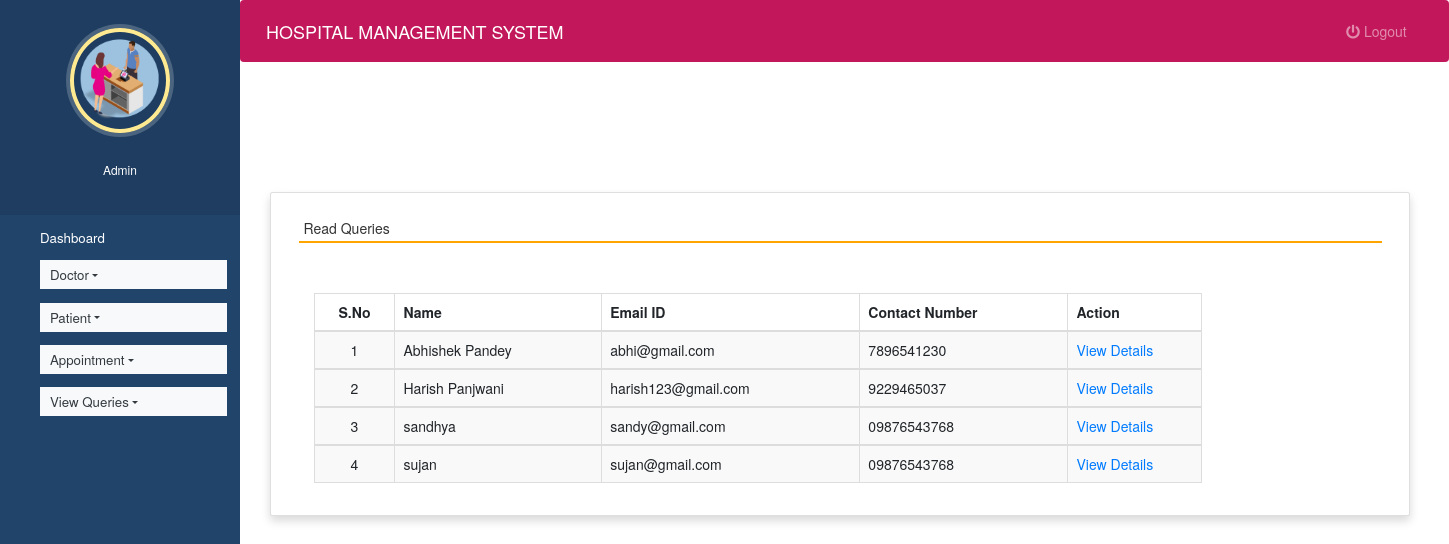
Screenshot of /read_queries (signed in) with the database file from the repository.
### hospitals/models.py (models this page shows, shortened)
class Contact(models.Model):
    name = models.CharField(max_length=100, null=True)
    contact = models.CharField(max_length=15, null=True)
    email = models.CharField(max_length=50, null=True)
    subject = models.CharField(max_length=100, null=True)
    message = models.CharField(max_length=300, null=True)
    msgdate = models.DateField(null=True)
    isread = models.CharField(max_length=10,null=True)

### hospitals/views.py (the view)
# urls.py: path('read_queries', read_queries, name='read_queries'),
def read_queries(request):
    if not request.user.is_authenticated:
        return redirect('login')
    contact = Contact.objects.filter(isread="yes")
    return render(request,'read_queries.html', locals())

### hospitals/templates/read_queries.html (shortened to what this page needs)
{% extends 'admin_nav.html' %}
{% load static %}
{% block content %}
<head>
 <link rel="stylesheet" href="https://maxcdn.bootstrapcdn.com/bootstrap/3.4.1/css/bootstrap.min.css">
  <link rel="stylesheet" href="https://cdnjs.cloudflare.com/ajax/libs/font-awesome/4.7.0/css/font-awesome.min.css">
  <link rel="stylesheet" href="https://use.fontawesome.com/releases/v5.6.3/css/all.css">
</head>
<br><br><br><br>
<div class="container card shadow m-5">
    <div class="card-body">
        <h5 class="p-2" style="border-bottom: 2px solid orange">Read Queries</h5>
		<div class="container mt-5">
            <table id="example" class="table table-striped table-bordered" style="width:80%">
			<thead>
                                    <tr>
                                        <th class="text-center">S.No</th>
                                        <th class="d-none d-sm-table-cell">Name</th>
                                        <th class="d-none d-sm-table-cell">Email ID</th>
                                        <th class="d-none d-sm-table-cell">Contact Number</th>
                                        <th class="d-none d-sm-table-cell" style="width: 15%;">Action</th>
                                    </tr>
                                </thead>
                                {% for i in contact %}
                                <tbody>
                                    <tr>
                                        <td class="text-center">{{forloop.counter}}</td>
                                        <td class="font-w600">{{i.name}}</td>
                                        <td class="font-w600">{{i.email}}</td>
                                        <td class="font-w600">{{i.contact}}</td>
                                        <td class="font-w600"><a href="{% url 'view_queries' i.id %}" class="text-primary">View Details</a></td>
                                    </tr>
                                        {% endfor %}
                                </tbody>
            </table>
        </div>
    </div>
</div>
{% endblock content %}

### hospitals/static/style.css (style rules this page uses)
body { padding-left: 240px; }

### hospitals/templates/admin_nav.html (style rules this page uses)
a:link { text-decoration: none; }
a { color: white; }
body { padding-left: 240px; }

### rows the page displays
Contact: name "Abhishek Pandey", email "abhi@gmail.com", contact "7896541230"
Contact: name "Harish Panjwani", email "harish123@gmail.com", contact "9229465037"
Contact: name "sandhya", email "sandy@gmail.com", contact "09876543768"
Contact: name "sujan", email "sujan@gmail.com", contact "09876543768"
